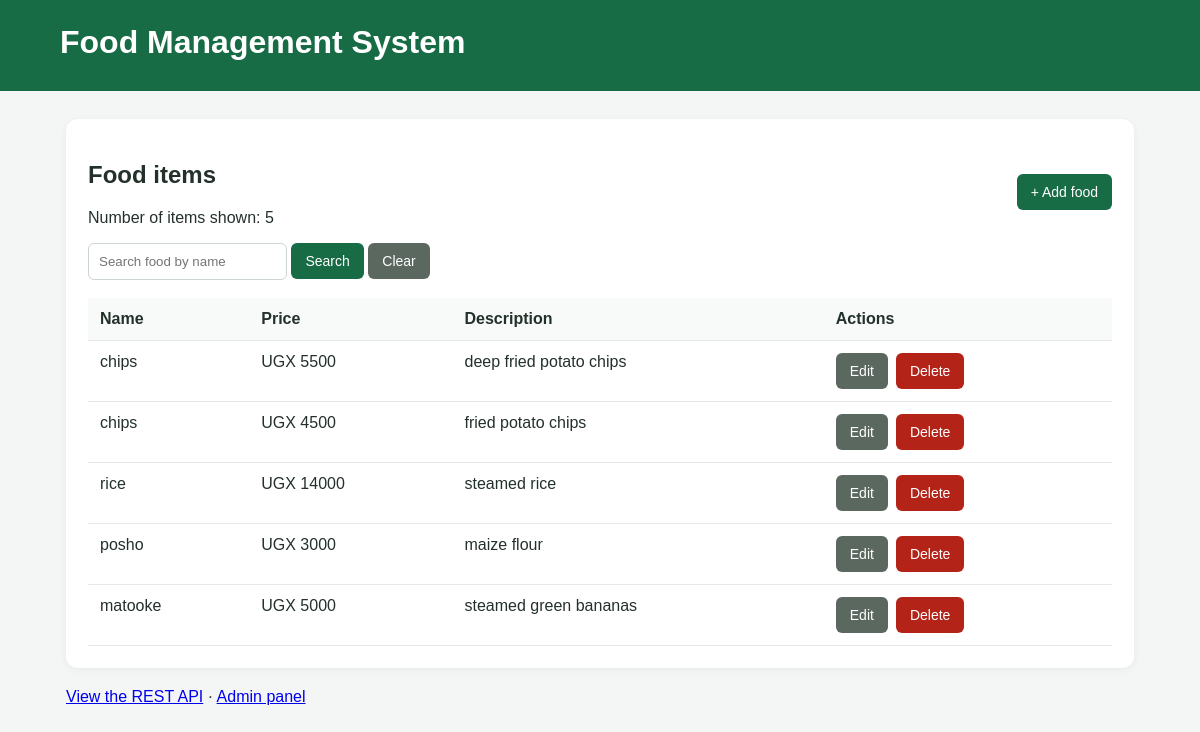
Page /super/ on the committed database.
### super/models.py (models this page shows, shortened)
class Food(models.Model):
    name = models.CharField(max_length=100)
    price = models.PositiveIntegerField(default=0)
    description = models.TextField(blank=True)
    created_at = models.DateTimeField(auto_now_add=True)
    update_at = models.DateTimeField(auto_now=True)

### super/views.py (the view)
# urls.py: path("super/", views.food_page, name="food-page"),
def food_page(request):
    query = request.GET.get("q", "").strip()
    foods = Food.objects.all().order_by("-created_at")
    if query:
        foods = foods.filter(name__icontains=query)
    return render(
        request,
        "foods/food_list.html",
        {"foods": foods, "query": query},
    )

### super/templates/foods/food_list.html (shortened to what this page needs)
<!DOCTYPE html>
<html lang="en">
<head>
</head>
<body>
<header>
    <h1>Food Management System</h1>
</header>
<main>
    <section class="panel">
        <div class="toolbar">
            <div>
                <h2>Food items</h2>
                <p>Number of items shown: {{ foods|length }}</p>
            </div>
            <a class="button" href="{% url 'food-create' %}">+ Add food</a>
        </div>
        <form method="get" action="{% url 'food-page' %}">
            <input type="search" name="q" placeholder="Search food by name" value="{{ query }}">
            <button type="submit">Search</button>
            <a class="button secondary" href="{% url 'food-page' %}">Clear</a>
        </form>
        <table>
            <thead>
                <tr><th>Name</th><th>Price</th><th>Description</th><th>Actions</th></tr>
            </thead>
            <tbody>
            {% for food in foods %}
                <tr>
                    <td>{{ food.name }}</td>
                    <td>UGX {{ food.price }}</td>
                    <td>{{ food.description|default:"—" }}</td>
                    <td>
                        <div class="actions">
                            <a class="button secondary" href="{% url 'food-update' food.pk %}">Edit</a>
                            <a class="button danger" href="{% url 'food-delete' food.pk %}">Delete</a>
                        </div>
                    </td>
                </tr>
            {% empty %}
                <tr><td colspan="4" class="empty">No food items found. Select “Add food” to create the first one.</td></tr>
            {% endfor %}
            </tbody>
        </table>
    </section>
    <p><a href="/food/">View the REST API</a> · <a href="/admin/">Admin panel</a></p>
</main>
</body>
</html>

### super/templates/foods/food_list.html (style rules this page uses)
* { box-sizing: border-box; }
body { margin: 0; font-family: Arial, sans-serif; background: #f3f6f4; color: #24312a; }
header { background: #176b45; color: white; padding: 24px 5%; }
header h1 { margin: 0 0 6px; }
main { max-width: 1100px; margin: 28px auto; padding: 0 16px; }
.panel { background: white; padding: 22px; margin-bottom: 20px; border-radius: 12px; box-shadow: 0 2px 8px #0000000d; }
.toolbar { display: flex; justify-content: space-between; align-items: center; gap: 12px; flex-wrap: wrap; }
a.button, button { display: inline-block; border: 0; border-radius: 6px; padding: 10px 14px; background: #176b45; color: white; text-decoration: none; cursor: pointer; font-size: 14px; }
.secondary { background: #5b6860 !important; }
.danger { background: #b42318 !important; }
input { padding: 10px; border: 1px solid #ccd5ce; border-radius: 6px; }
table { width: 100%; border-collapse: collapse; margin-top: 18px; }
th, td { padding: 12px; border-bottom: 1px solid #e5eae6; text-align: left; vertical-align: top; }
th { background: #f7faf8; }
.actions { display: flex; gap: 8px; flex-wrap: wrap; }

### rows in the picture
Food: name "chips", price "5500", description "deep fried potato chips"
Food: name "chips", price "4500", description "fried potato chips"
Food: name "rice", price "14000", description "steamed rice"
Food: name "posho", price "3000", description "maize flour"
Food: name "matooke", price "5000", description "steamed green bananas"

### other values in the picture
{{ foods|length }} "5"
